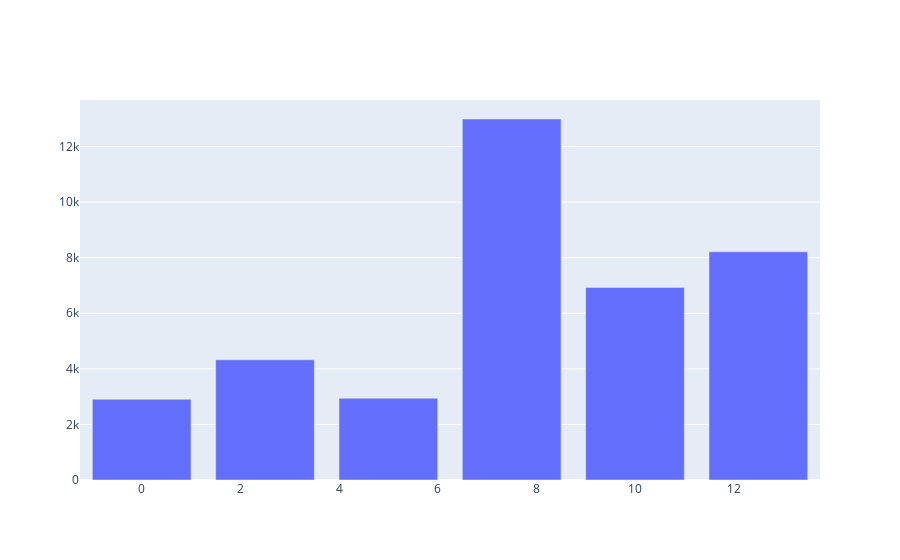

Source (notebook cell):
### Code cell
import plotly
plotly.offline.init_notebook_mode(connected=True)
import plotly.graph_objs as go

# Print the total number of unique Performance of Employee
num_unique = len(Main_Data['Last_performance_score'].unique())
print('Number of Unique_Values = ', num_unique)

# Count the Performance of each Employee and sort them in descending order
Perform=Main_Data['Last_performance_score'].value_counts().sort_values(ascending=False)
print(Perform)
data = [go.Bar(
        x = Perform.index, # index = Employee ID
        y = Perform.values, # value = count
)]

plotly.offline.iplot(data)
plt.show()

### Figure 1 — Plotly figure (JSON) as saved in the notebook; plotly's stock layout.template omitted (floating-point values rounded to 4 significant figures)
{"data": [{"type": "bar", "x": [7.5, 12.5, 10, 2.5, 5, 0], "y": [12993, 8213, 6932, 4325, 2944, 2905]}], "layout": {}}
